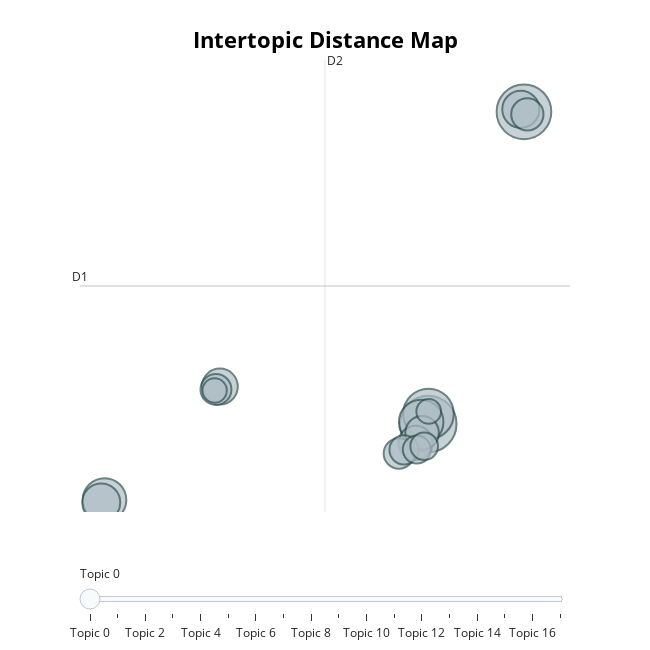

Notebook cell for this chart:
### Code cell
representation_topic_model.visualize_topics()

### Figure 1 — Plotly figure (JSON) as saved in the notebook; plotly's stock layout.template omitted (floating-point values rounded to 4 significant figures)
{"data": [{"customdata": [[0, "trump | twitter | news | donald | donald trump", 184], [1, "tax | percent | senate | house | said", 172], [2, "white | trump | people | charlottesville | just", 147], [3, "north | korea | china | north korea | trump", 114], [4, "puerto | puerto rico | rico | trump | hurricane", 109], [5, "trump | court | ban | said | administration", 83], [6, "obamacare | health | insurance | healthcare | care", 79], [7, "moore | alabama | roy | roy moore | allegations", 74], [8, "mueller | trump | investigation | clinton | fbi", 67], [9, "trump | jr | russian | meeting | trump jr", 65], [10, "spending | house | government | congress | funding", 60], [11, "sexual | harassment | franken | conyers | sexual harassment", 55], [12, "cfpb | financial | fed | director | mulvaney", 53], [13, "tillerson | said | department | state | secretary", 49], [14, "manafort | gates | campaign | mueller | trump campaign", 45], [15, "flynn | trump | russia | michael flynn | mueller", 44], [16, "nfl | players | anthem | flag | national anthem", 35], [17, "virginia | republican | gillespie | democrats | democratic", 34]], "hovertemplate": "<b>Topic %{customdata[0]}</b><br>%{customdata[1]}<br>Size: %{customdata[2]}", "legendgroup": "", "marker": {"color": "#B0BEC5", "line": {"color": "DarkSlateGrey", "width": 2}, "size": [184, 172, 147, 114, 109, 83, 79, 74, 67, 65, 60, 55, 53, 49, 45, 44, 35, 34], "sizemode": "area", "sizeref": 0.115, "symbol": "circle"}, "mode": "markers", "name": "", "orientation": "v", "showlegend": false, "type": "scatter", "x": [10.61, 16.09, 10.62, 10.2, -7.924, -8.112, 15.91, -1.321, 9.886, 10.26, 16.28, -1.544, 8.928, 9.222, 9.954, 10.38, 10.64, -1.621], "xaxis": "x", "y": [1.093, 24.49, 1.843, 1.248, -4.601, -4.788, 24.67, 3.898, -0.3201, 0.424, 24.3, 3.676, -1.125, -0.8485, -0.8263, -0.5786, 2.034, 3.6], "yaxis": "y"}], "layout": {"annotations": [{"showarrow": false, "text": "D1", "x": -9.329, "y": 11.43, "yshift": 10}, {"showarrow": false, "text": "D2", "x": 4.698, "xshift": 10, "y": 28.37}], "height": 650, "hoverlabel": {"bgcolor": "white", "font": {"family": "Rockwell", "size": 16}}, "legend": {"itemsizing": "constant", "tracegroupgap": 0}, "margin": {"t": 60}, "shapes": [{"line": {"color": "#CFD8DC", "width": 2}, "type": "line", "x0": 4.698, "x1": 4.698, "y0": -5.506, "y1": 28.37}, {"line": {"color": "#9E9E9E", "width": 2}, "type": "line", "x0": -9.329, "x1": 18.72, "y0": 11.43, "y1": 11.43}], "sliders": [{"active": 0, "pad": {"t": 50}, "steps": [{"args": [{"marker.color": [["red", "#B0BEC5", "#B0BEC5", "#B0BEC5", "#B0BEC5", "#B0BEC5", "#B0BEC5", "#B0BEC5", "#B0BEC5", "#B0BEC5", "#B0BEC5", "#B0BEC5", "#B0BEC5", "#B0BEC5", "#B0BEC5", "#B0BEC5", "#B0BEC5", "#B0BEC5"]]}], "label": "Topic 0", "method": "update"}, {"args": [{"marker.color": [["#B0BEC5", "red", "#B0BEC5", "#B0BEC5", "#B0BEC5", "#B0BEC5", "#B0BEC5", "#B0BEC5", "#B0BEC5", "#B0BEC5", "#B0BEC5", "#B0BEC5", "#B0BEC5", "#B0BEC5", "#B0BEC5", "#B0BEC5", "#B0BEC5", "#B0BEC5"]]}], "label": "Topic 1", "method": "update"}, {"args": [{"marker.color": [["#B0BEC5", "#B0BEC5", "red", "#B0BEC5", "#B0BEC5", "#B0BEC5", "#B0BEC5", "#B0BEC5", "#B0BEC5", "#B0BEC5", "#B0BEC5", "#B0BEC5", "#B0BEC5", "#B0BEC5", "#B0BEC5", "#B0BEC5", "#B0BEC5", "#B0BEC5"]]}], "label": "Topic 2", "method": "update"}, {"args": [{"marker.color": [["#B0BEC5", "#B0BEC5", "#B0BEC5", "red", "#B0BEC5", "#B0BEC5", "#B0BEC5", "#B0BEC5", "#B0BEC5", "#B0BEC5", "#B0BEC5", "#B0BEC5", "#B0BEC5", "#B0BEC5", "#B0BEC5", "#B0BEC5", "#B0BEC5", "#B0BEC5"]]}], "label": "Topic 3", "method": "update"}, {"args": [{"marker.color": [["#B0BEC5", "#B0BEC5", "#B0BEC5", "#B0BEC5", "red", "#B0BEC5", "#B0BEC5", "#B0BEC5", "#B0BEC5", "#B0BEC5", "#B0BEC5", "#B0BEC5", "#B0BEC5", "#B0BEC5", "#B0BEC5", "#B0BEC5", "#B0BEC5", "#B0BEC5"]]}], "label": "Topic 4", "method": "update"}, {"args": [{"marker.color": [["#B0BEC5", "#B0BEC5", "#B0BEC5", "#B0BEC5", "#B0BEC5", "red", "#B0BEC5", "#B0BEC5", "#B0BEC5", "#B0BEC5", "#B0BEC5", "#B0BEC5", "#B0BEC5", "#B0BEC5", "#B0BEC5", "#B0BEC5", "#B0BEC5", "#B0BEC5"]]}], "label": "Topic 5", "method": "update"}, {"args": [{"marker.color": [["#B0BEC5", "#B0BEC5", "#B0BEC5", "#B0BEC5", "#B0BEC5", "#B0BEC5", "red", "#B0BEC5", "#B0BEC5", "#B0BEC5", "#B0BEC5", "#B0BEC5", "#B0BEC5", "#B0BEC5", "#B0BEC5", "#B0BEC5", "#B0BEC5", "#B0BEC5"]]}], "label": "Topic 6", "method": "update"}, {"args": [{"marker.color": [["#B0BEC5", "#B0BEC5", "#B0BEC5", "#B0BEC5", "#B0BEC5", "#B0BEC5", "#B0BEC5", "red", "#B0BEC5", "#B0BEC5", "#B0BEC5", "#B0BEC5", "#B0BEC5", "#B0BEC5", "#B0BEC5", "#B0BEC5", "#B0BEC5", "#B0BEC5"]]}], "label": "Topic 7", "method": "update"}, {"args": [{"marker.color": [["#B0BEC5", "#B0BEC5", "#B0BEC5", "#B0BEC5", "#B0BEC5", "#B0BEC5", "#B0BEC5", "#B0BEC5", "red", "#B0BEC5", "#B0BEC5", "#B0BEC5", "#B0BEC5", "#B0BEC5", "#B0BEC5", "#B0BEC5", "#B0BEC5", "#B0BEC5"]]}], "label": "Topic 8", "method": "update"}, {"args": [{"marker.color": [["#B0BEC5", "#B0BEC5", "#B0BEC5", "#B0BEC5", "#B0BEC5", "#B0BEC5", "#B0BEC5", "#B0BEC5", "#B0BEC5", "red", "#B0BEC5", "#B0BEC5", "#B0BEC5", "#B0BEC5", "#B0BEC5", "#B0BEC5", "#B0BEC5", "#B0BEC5"]]}], "label": "Topic 9", "method": "update"}, {"args": [{"marker.color": [["#B0BEC5", "#B0BEC5", "#B0BEC5", "#B0BEC5", "#B0BEC5", "#B0BEC5", "#B0BEC5", "#B0BEC5", "#B0BEC5", "#B0BEC5", "red", "#B0BEC5", "#B0BEC5", "#B0BEC5", "#B0BEC5", "#B0BEC5", "#B0BEC5", "#B0BEC5"]]}], "label": "Topic 10", "method": "update"}, {"args": [{"marker.color": [["#B0BEC5", "#B0BEC5", "#B0BEC5", "#B0BEC5", "#B0BEC5", "#B0BEC5", "#B0BEC5", "#B0BEC5", "#B0BEC5", "#B0BEC5", "#B0BEC5", "red", "#B0BEC5", "#B0BEC5", "#B0BEC5", "#B0BEC5", "#B0BEC5", "#B0BEC5"]]}], "label": "Topic 11", "method": "update"}, {"args": [{"marker.color": [["#B0BEC5", "#B0BEC5", "#B0BEC5", "#B0BEC5", "#B0BEC5", "#B0BEC5", "#B0BEC5", "#B0BEC5", "#B0BEC5", "#B0BEC5", "#B0BEC5", "#B0BEC5", "red", "#B0BEC5", "#B0BEC5", "#B0BEC5", "#B0BEC5", "#B0BEC5"]]}], "label": "Topic 12", "method": "update"}, {"args": [{"marker.color": [["#B0BEC5", "#B0BEC5", "#B0BEC5", "#B0BEC5", "#B0BEC5", "#B0BEC5", "#B0BEC5", "#B0BEC5", "#B0BEC5", "#B0BEC5", "#B0BEC5", "#B0BEC5", "#B0BEC5", "red", "#B0BEC5", "#B0BEC5", "#B0BEC5", "#B0BEC5"]]}], "label": "Topic 13", "method": "update"}, {"args": [{"marker.color": [["#B0BEC5", "#B0BEC5", "#B0BEC5", "#B0BEC5", "#B0BEC5", "#B0BEC5", "#B0BEC5", "#B0BEC5", "#B0BEC5", "#B0BEC5", "#B0BEC5", "#B0BEC5", "#B0BEC5", "#B0BEC5", "red", "#B0BEC5", "#B0BEC5", "#B0BEC5"]]}], "label": "Topic 14", "method": "update"}, {"args": [{"marker.color": [["#B0BEC5", "#B0BEC5", "#B0BEC5", "#B0BEC5", "#B0BEC5", "#B0BEC5", "#B0BEC5", "#B0BEC5", "#B0BEC5", "#B0BEC5", "#B0BEC5", "#B0BEC5", "#B0BEC5", "#B0BEC5", "#B0BEC5", "red", "#B0BEC5", "#B0BEC5"]]}], "label": "Topic 15", "method": "update"}, {"args": [{"marker.color": [["#B0BEC5", "#B0BEC5", "#B0BEC5", "#B0BEC5", "#B0BEC5", "#B0BEC5", "#B0BEC5", "#B0BEC5", "#B0BEC5", "#B0BEC5", "#B0BEC5", "#B0BEC5", "#B0BEC5", "#B0BEC5", "#B0BEC5", "#B0BEC5", "red", "#B0BEC5"]]}], "label": "Topic 16", "method": "update"}, {"args": [{"marker.color": [["#B0BEC5", "#B0BEC5", "#B0BEC5", "#B0BEC5", "#B0BEC5", "#B0BEC5", "#B0BEC5", "#B0BEC5", "#B0BEC5", "#B0BEC5", "#B0BEC5", "#B0BEC5", "#B0BEC5", "#B0BEC5", "#B0BEC5", "#B0BEC5", "#B0BEC5", "red"]]}], "label": "Topic 17", "method": "update"}]}], "title": {"font": {"color": "Black", "size": 22}, "text": "<b>Intertopic Distance Map</b>", "x": 0.5, "xanchor": "center", "y": 0.95, "yanchor": "top"}, "width": 650, "xaxis": {"anchor": "y", "domain": [0, 1], "range": [-9.329, 18.72], "title": {"text": ""}, "visible": false}, "yaxis": {"anchor": "x", "domain": [0, 1], "range": [-5.506, 28.37], "title": {"text": ""}, "visible": false}}}
